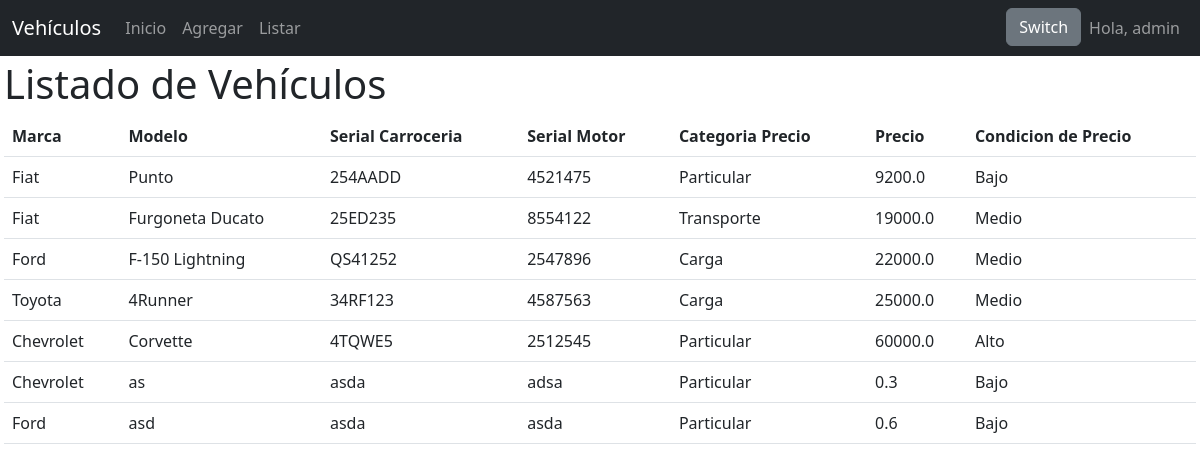
/vehiculo/list (signed in), run on the app's committed database.
### vehiculo/models.py (models this page shows, shortened)
class Vehiculo(models.Model):
    MARCAS = [
        ('Fiat', 'Fiat'),
        ('Chevrolet', 'Chevrolet'),
        ('Ford', 'Ford'),
        ('Toyota', 'Toyota'),
    ]
    CATEGORIAS = [
        ('Particular', 'Particular'),
        ('Transporte', 'Transporte'),
        ('Carga', 'Carga'),
    ]
    marca = models.CharField(max_length=20, choices=MARCAS, default='Ford')
    modelo = models.CharField(max_length=100)
    serial_carroceria = models.CharField(max_length=50)
    serial_motor = models.CharField(max_length=50)
    categoria = models.CharField(max_length=20, choices=CATEGORIAS, default='Particular')
    precio = models.DecimalField(max_digits=10, decimal_places=1)
    fecha_creacion = models.DateTimeField(auto_now_add=True)
    fecha_modificacion = models.DateTimeField(auto_now=True)
    @property
    def clasificar_precio(self):
        if self.precio < 10000:
            return "Bajo"
        elif 10000 <= self.precio <= 30000:
            return "Medio"
        else:
            return "Alto"
    class Meta:
        permissions = [
            ("visualizar_catalogo", "Puede visualizar el listado de vehículos"),
            ('agregar_vehiculomodel', 'Puede visualizar add_vehículo')
        ]

### vehiculo/views.py (the view)
# urls.py: path('vehiculo/list', views.list_vehiculo, name='list_vehiculo'),
@login_required
@permission_required('vehiculo.visualizar_catalogo', raise_exception=True)
def list_vehiculo(request):
    vehiculos = Vehiculo.objects.all()
    return render(request, 'list_vehiculo.html', {'vehiculos': vehiculos})

### vehiculo/templates/list_vehiculo.html
{% extends 'navbar/base.html' %} {% block content %}
<h1>Listado de Vehículos</h1>
<table class="table">
  <thead>
    <tr>
      <th scope="col">Marca</th>
      <th scope="col">Modelo</th>
      <th scope="col">Serial Carroceria</th>
      <th scope="col">Serial Motor</th>
      <th scope="col">Categoria Precio</th>
      <th scope="col">Precio</th>
      <th scope="col">Condicion de Precio</th>
    </tr>
  </thead>
  <tbody>
    {% for vehiculo in vehiculos %}
    <tr>
      <td>{{ vehiculo.marca }}</td>
      <td>{{ vehiculo.modelo }}</td>
      <td>{{ vehiculo.serial_carroceria}}</td>
      <td>{{ vehiculo.serial_motor }}</td>
      <td>{{ vehiculo.categoria }}</td>
      <td>{{vehiculo.precio}}</td>
      <td>{{vehiculo.clasificar_precio}}</td>
    </tr>
    {% endfor %}
  </tbody>
</table>
{% endblock %}

### vehiculo/templates/navbar/base.html (shortened to what this page needs)
{% load static %}
<!DOCTYPE html>
<html lang="es">
  <head>
    <link
      rel="stylesheet"
      href="https://cdn.jsdelivr.net/npm/bootstrap@5.3.0-alpha3/dist/css/bootstrap.min.css"
    />
    <link rel="stylesheet" href="{% static 'css/base.css' %}" />
  </head>
  <body>
    <nav class="navbar navbar-expand-lg navbar-dark bg-dark">
      <div class="container-fluid">
        <a class="navbar-brand" href="#">Vehículos</a>
        <div class="collapse navbar-collapse" id="navbarNav">
          <ul class="navbar-nav">
            <li class="nav-item">
              <a class="nav-link" href="{% url 'index' %}">Inicio</a>
            </li>
            {% if user.is_authenticated %}
              {% if perms.vehiculo.agregar_vehiculomodel %}
                <li class="nav-item">
                  <a class="nav-link" href="{% url 'add_vehiculo' %}">Agregar</a>
                </li>
              {% endif %}
              {% if perms.vehiculo.visualizar_catalogo %}
                <li class="nav-item">
                  <a class="nav-link" href="{% url 'list_vehiculo' %}">Listar</a>
                </li>
              {% endif %}
            {% endif %}
          </ul>
          <ul class="navbar-nav ms-auto">
            {% if user.username == 'userprueba' %}
              <li class="nav-item">
                <a class="btn btn-secondary" href="{% url 'switch_user' 'userstaff' %}">Switch</a>
              </li>
            {% elif user.username == 'userstaff' %}
              <li class="nav-item">
                <a class="btn btn-secondary" href="{% url 'switch_user' 'admin' %}">Switch</a>
              </li>
            {% elif user.username == 'admin' %}
              <li class="nav-item">
                <a class="btn btn-secondary" href="{% url 'switch_user' 'userprueba' %}">Switch</a>
              </li>
            {% endif %}
            {% if user.is_authenticated %}
            <li class="nav-item">
              <a class="nav-link" href="#">Hola, {{ user.get_username }}</a>
            </li>
            {% endif %}
          </ul>
        </div>
      </div>
    </nav>
    <div class="m-1">{% block content %} {% endblock %}</div>
  </body>
</html>

### data on the page
Vehiculo: marca "Fiat", modelo "Punto", serial_carroceria "254AADD", serial_motor "4521475", categoria "Particular", precio "9200.0", clasificar_precio "Bajo"
Vehiculo: marca "Fiat", modelo "Furgoneta Ducato", serial_carroceria "25ED235", serial_motor "8554122", categoria "Transporte", precio "19000.0", clasificar_precio "Medio"
Vehiculo: marca "Ford", modelo "F-150 Lightning", serial_carroceria "QS41252", serial_motor "2547896", categoria "Carga", precio "22000.0", clasificar_precio "Medio"
Vehiculo: marca "Toyota", modelo "4Runner", serial_carroceria "34RF123", serial_motor "4587563", categoria "Carga", precio "25000.0", clasificar_precio "Medio"
Vehiculo: marca "Chevrolet", modelo "Corvette", serial_carroceria "4TQWE5", serial_motor "2512545", categoria "Particular", precio "60000.0", clasificar_precio "Alto"
Vehiculo: marca "Chevrolet", modelo "as", serial_carroceria "asda", serial_motor "adsa", categoria "Particular", precio "0.3", clasificar_precio "Bajo"
Vehiculo: marca "Ford", modelo "asd", serial_carroceria "asda", serial_motor "asda", categoria "Particular", precio "0.6", clasificar_precio "Bajo"

### other printed values
{{ user.get_username }} "admin"
